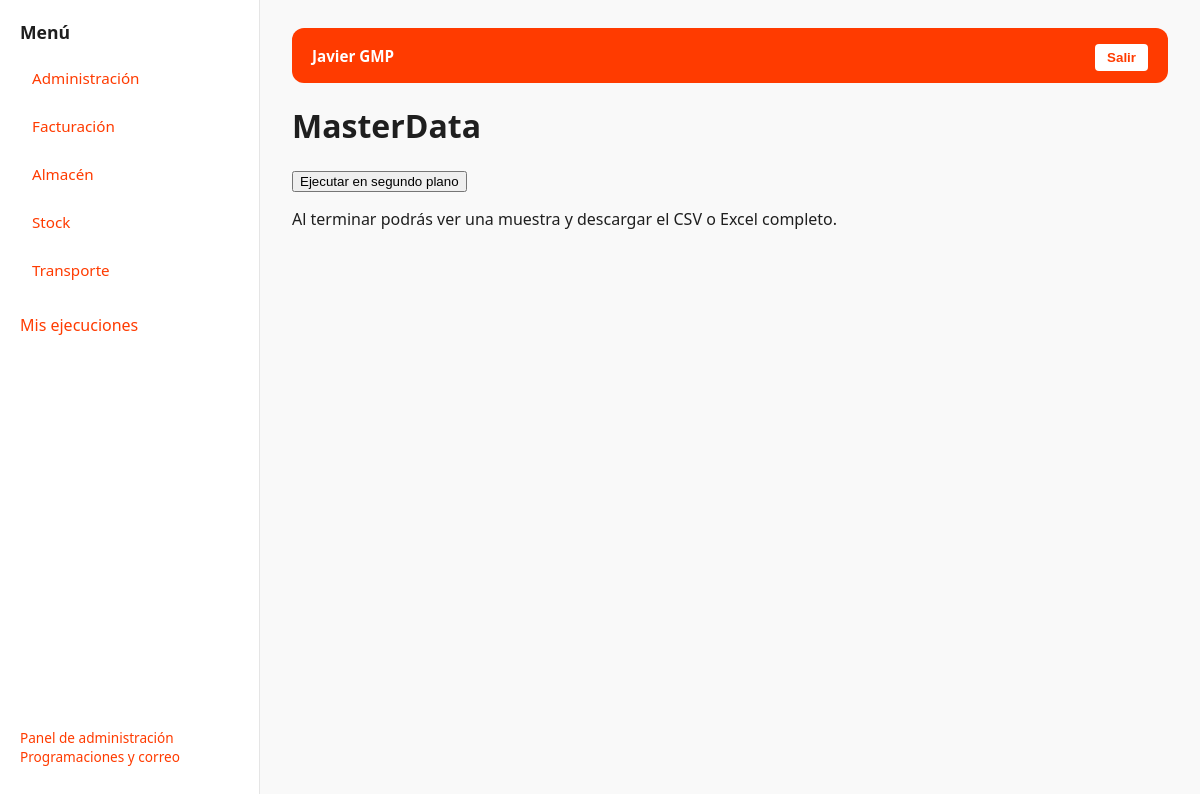
The page /q/MD001/ (signed in) on the database its author committed.
### core/models.py (models this page shows, shortened)
class QueryCategory(models.Model):
    name = models.CharField(max_length=100, unique=True)
    order = models.PositiveIntegerField(default=0)
    allowed_groups = models.ManyToManyField(
        Group,
        blank=True,
        related_name="allowed_categories",
        help_text="Grupos que pueden ver esta categoría. Si está vacío, la ve todo el mundo.",
    )
    class Meta:
        ordering = ["order", "name"]

class Query(models.Model):
    code = models.SlugField(max_length=64, unique=True)
    name = models.CharField(max_length=200)
    description = models.TextField(blank=True)
    sql = models.TextField(
        help_text="Usa placeholders '%s' (estilo Django). Ej: WHERE campo >= %s AND campo < %s"
    )
    database_alias = models.CharField(max_length=16, default="externa", choices=[("externa", "XGA habitual"), ("mahou", "XGA Mahou")])
    is_active = models.BooleanField(default=True)
    category = models.ForeignKey(
        QueryCategory,
        on_delete=models.PROTECT,
        related_name="queries",
        null=True,
        blank=True,
    )

### core/views.py (the view)
# urls.py: path("q/<slug:code>/", query_detail, name="query_detail"),
@login_required
def query_detail(request, code):
    q = allowed_query(request.user, code)
    return render(
        request,
        "query_detail.html",
        {**context(request.user), "query": q, "form": build_query_run_form(q)()},
    )

### core/forms.py (called while the page is built, shortened)
def build_query_run_form(query: Query):
    fields = {}
    def clean(self):
        cleaned = super(DynamicForm, self).clean()  # type: ignore
        names = {name.lower(): name for name in cleaned}
        fi = cleaned.get(names.get("fecha_inicio", ""))
        ff = cleaned.get(names.get("fecha_fin", ""))
        if fi is not None and ff is not None and fi > ff:
            self.add_error(
                names["fecha_fin"],
                "La fecha fin debe ser igual o posterior a la fecha inicio.",
            )
        return cleaned
    DynamicForm = type(
        f"QueryRunForm_{query.code}",
        (forms.Form,),
        {**fields, "clean": clean},
    )
    return DynamicForm

### core/services.py (called while the page is built, shortened)
def get_visible_categories_for_user(user):
    if user.is_superuser:
        return QueryCategory.objects.all()

def assert_query_access(user, q):
    if not user.is_active or not q.is_active:
        raise QueryValidationError("Usuario o consulta desactivados.")
    if not user.is_superuser and (
        not q.category_id
        or not get_visible_categories_for_user(user).filter(pk=q.category_id).exists()
    ):
        raise QueryValidationError("No tienes permisos para esta consulta.")

### core/views.py (called while the page is built)
def context(user):
    return {
        "categories": get_visible_categories_for_user(user).order_by("order", "name"),
        "is_admin": user.is_staff,
        "sidebar_mode": "links",
    }

def allowed_query(user, code):
    q = get_object_or_404(Query, code=code, is_active=True)
    try:
        assert_query_access(user, q)
    except QueryValidationError as e:
        raise PermissionDenied(str(e))
    return q

### mahou/context.py (called while the page is built)
def navigation(request):
    user = request.user
    visible = False
    if user.is_authenticated and user.is_active:
        qs = Query.objects.filter(
            code__in=["MAHOU_PANEL", "MAHOU_MUELLES"], is_active=True
        )
        if not user.is_superuser:
            qs = qs.filter(category__in=get_visible_categories_for_user(user))
        visible = qs.count() == 2
    return {"can_view_mahou": visible}

### templates/query_detail.html (shortened to what this page needs)
{% extends 'base_workspace.html' %}
{% block content %}
<h1>{{ query.name }}</h1><p class="muted">{{ query.description }}</p>
<form method="post" action="{% url 'run_query' query.code %}">{% csrf_token %}{{ form.as_p }}<button type="submit">Ejecutar en segundo plano</button></form>
<p>Al terminar podrás ver una muestra y descargar el CSV o Excel completo.</p>
{% endblock %}

### templates/base_workspace.html (shortened to what this page needs)
<!doctype html>
<html lang="es">
<head>
</head>
<body>
  <div class="layout">
    <aside class="sidebar">
      <h3>Menú</h3>
      {% for c in categories %}
        {% if sidebar_mode == "workspace" %}
          <div class="cat" onclick="showCat('{{ c.id }}')">{{ c.name }}</div>
        {% else %}
          <a class="cat" href="{% url 'home' %}?cat={{ c.id }}" style="display:block;">
            {{ c.name }}
          </a>
        {% endif %}
      {% endfor %}
      <p><a href="{% url 'job_list' %}">Mis ejecuciones</a></p>
      {% if is_admin %}
        <p class="muted">
          <a href="/admin/">Panel de administración</a><br><a href="/admin/reports/schedule/">Programaciones y correo</a>
        </p>
      {% endif %}
    </aside>
    <main class="content">
      <div class="topbar">
        <strong>{{ request.user.first_name }} {{ request.user.last_name }}</strong>
        <form method="post" action="{% url 'logout' %}">
          <button class="logoutbtn" type="submit">Salir</button>
        </form>
      </div>
      {% block content %}{% endblock %}
    </main>
  </div>
</body>
</html>

### templates/base_workspace.html (style rules this page uses)
:root { --primary: #ff3b00; --primary-hover: #e63600; --bg: #f9f9f9; --sidebar-bg: #ffffff; --border: #e5e5e5; --text: #1f1f1f; --muted: #6f6f6f; --radius: 12px; }
* { box-sizing: border-box; }
body { margin: 0; font-family: "Segoe UI", Roboto, Arial, sans-serif; background: var(--bg); color: var(--text); }
.layout { display: flex; min-height: 100vh; }
.sidebar { width: 260px; background: var(--sidebar-bg); border-right: 1px solid var(--border); padding: 20px; display: flex; flex-direction: column; }
.sidebar h3 { margin: 0 0 14px; font-size: 1.1rem; color: var(--text); }
.cat { padding: 10px 12px; margin-bottom: 8px; border-radius: var(--radius); cursor: pointer; font-size: 0.95rem; transition: background 0.2s ease, color 0.2s ease; }
.sidebar .muted { margin-top: auto; font-size: 0.85rem; }
.sidebar a { color: var(--primary); text-decoration: none; font-weight: 500; }
.content { flex: 1; padding: 28px 32px; }
.topbar { background-color: #ff3b00; color: white; font-size: 1.3rem; font-weight: 600; padding: 12px 20px; display: flex; justify-content: space-between; align-items: center; border-radius: var(--radius); margin-bottom: 18px; }
.topbar strong { font-size: 0.95rem; }
.logoutbtn { background: white; color: #ff3b00; border: none; padding: 6px 12px; border-radius: 4px; font-weight: 600; cursor: pointer; }
.muted { color: var(--muted); font-size: 0.9rem; }

### rows shown on the page
QueryCategory: name "Administración"
QueryCategory: name "Facturación"
QueryCategory: name "Almacén"
QueryCategory: name "Stock"
QueryCategory: name "Transporte"
Query: name "MasterData"

### other values the page prints
{{ request.user.first_name }} "Javier"
{{ request.user.last_name }} "GMP"
